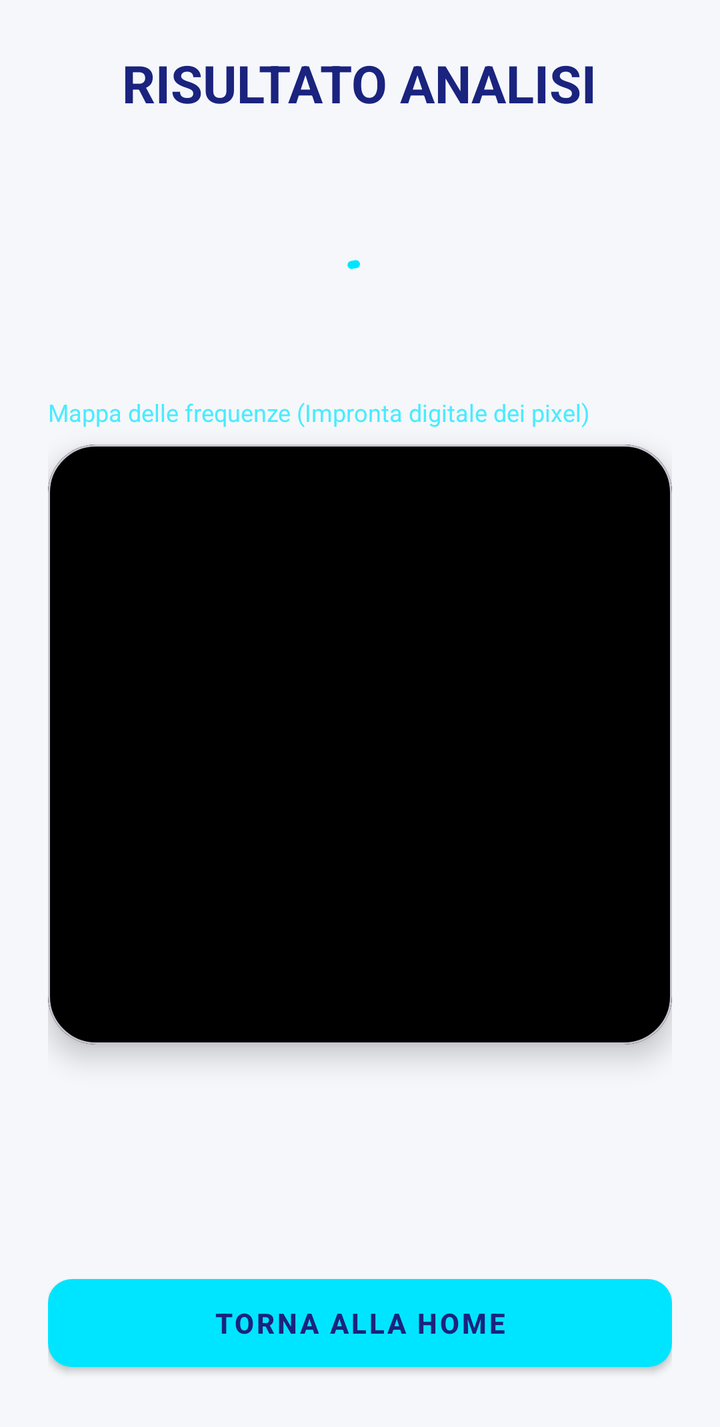
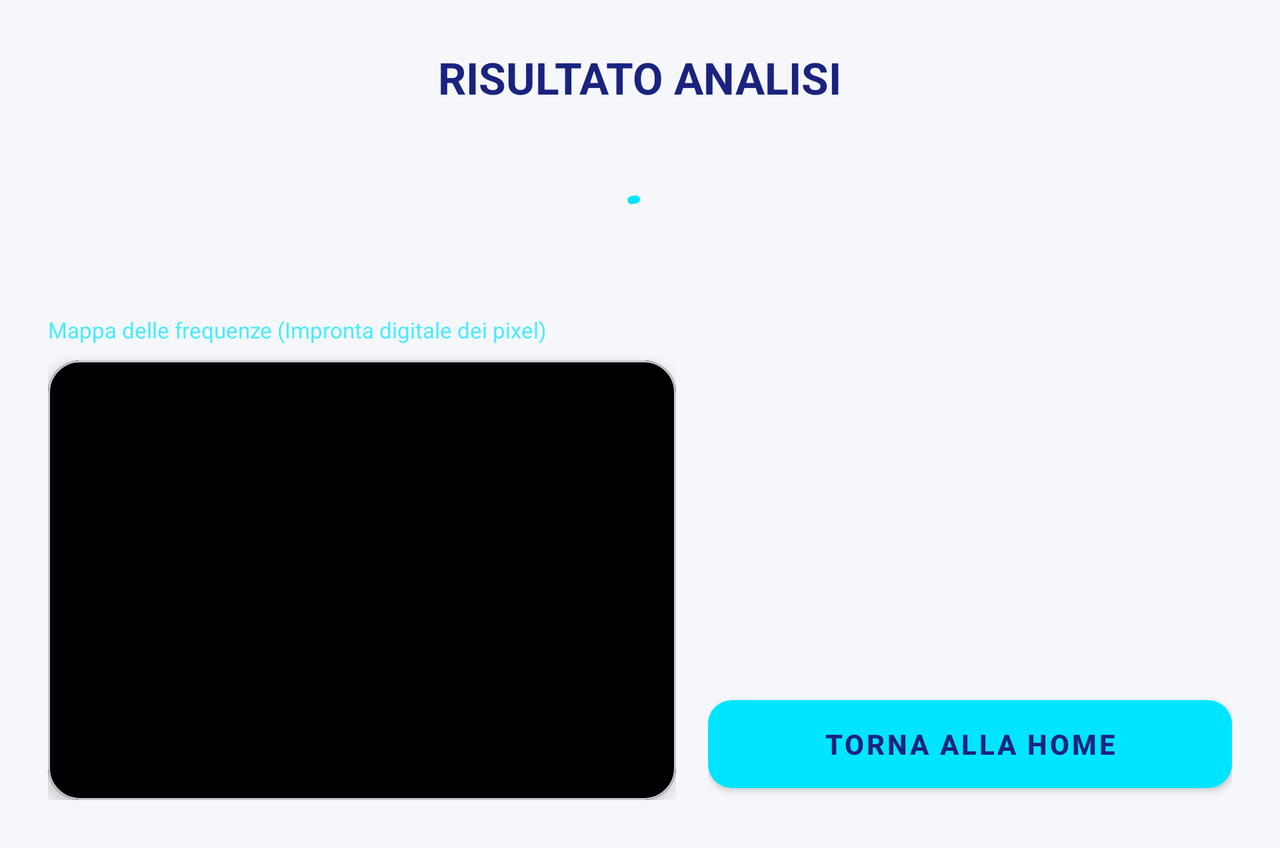

Compare how this app lays out the same screen by default and in its alternative resource folder. The renders come first, then the two layout files and the values they reference.
<!-- AndroidManifest.xml: application theme Theme.FakeImageDetector -->
<!-- res/layout/activity_result.xml -->
<?xml version="1.0" encoding="utf-8"?>
<ScrollView xmlns:android="http://schemas.android.com/apk/res/android"
    xmlns:app="http://schemas.android.com/apk/res-auto"
    android:layout_width="match_parent"
    android:layout_height="match_parent"
    android:fillViewport="true"
    android:fitsSystemWindows="true"
    android:background="@color/background">

    <LinearLayout
        android:layout_width="match_parent"
        android:layout_height="wrap_content"
        android:orientation="vertical"
        android:padding="24dp"
        android:gravity="center_horizontal">

        <TextView
            android:layout_width="wrap_content"
            android:layout_height="wrap_content"
            android:text="@string/title_result"
            android:textSize="26sp"
            android:textStyle="bold"
            android:textColor="@color/primary"/>

        <com.google.android.material.card.MaterialCardView
            android:id="@+id/cardVerdict"
            android:layout_width="wrap_content"
            android:layout_height="wrap_content"
            android:layout_marginTop="16dp"
            app:cardCornerRadius="20dp"
            app:cardElevation="0dp"
            app:strokeWidth="1dp"
            app:strokeColor="@color/primary"
            android:visibility="invisible">

            <TextView
                android:id="@+id/tvVerdictText"
                android:layout_width="wrap_content"
                android:layout_height="wrap_content"
                android:paddingHorizontal="20dp"
                android:paddingVertical="8dp"
                android:text="ANALISI IN CORSO..."
                android:textStyle="bold"
                android:textSize="14sp" />
        </com.google.android.material.card.MaterialCardView>

        <com.google.android.material.progressindicator.CircularProgressIndicator
            android:id="@+id/loadingProgress"
            android:layout_width="wrap_content"
            android:layout_height="wrap_content"
            android:layout_marginTop="16dp"
            android:indeterminate="true"
            app:indicatorColor="@color/secondary" />

        <TextView
            android:layout_width="match_parent"
            android:layout_height="wrap_content"
            android:text="Mappa delle frequenze (Impronta digitale dei pixel)"
            android:textSize="12sp"
            android:textColor="@color/secondary"
            android:layout_marginTop="24dp"
            android:layout_marginBottom="8dp"
            android:alpha="0.7"
            android:gravity="start" />

        <com.google.android.material.card.MaterialCardView
            android:layout_width="match_parent"
            android:layout_height="300dp"
            app:cardCornerRadius="24dp"
            app:cardElevation="8dp">

            <ImageView
                android:id="@+id/ivFftResult"
                android:layout_width="match_parent"
                android:layout_height="match_parent"
                android:scaleType="centerCrop"
                android:background="#000"
                android:transitionName="shared_image_container" />
        </com.google.android.material.card.MaterialCardView>

        <LinearLayout
            android:id="@+id/resultsContainer"
            android:layout_width="match_parent"
            android:layout_height="wrap_content"
            android:orientation="horizontal"
            android:layout_marginTop="32dp"
            android:baselineAligned="false"
            android:visibility="invisible">

            <LinearLayout
                android:layout_width="0dp"
                android:layout_height="wrap_content"
                android:layout_weight="1"
                android:orientation="vertical"
                android:gravity="center">

                <TextView
                    android:layout_width="wrap_content"
                    android:layout_height="wrap_content"
                    android:text="Analisi Struttura"
                    android:textSize="12sp"
                    android:textStyle="bold"
                    android:textColor="@color/primary" />

                <TextView
                    android:id="@+id/tvResultFFT"
                    android:layout_width="wrap_content"
                    android:layout_height="wrap_content"
                    android:text="--"
                    android:textSize="22sp"
                    android:textStyle="bold"
                    android:textColor="@color/secondary"
                    android:layout_marginTop="4dp" />

                <TextView
                    android:layout_width="wrap_content"
                    android:layout_height="wrap_content"
                    android:text="(Algoritmo FFT)"
                    android:textSize="10sp"
                    android:textColor="@color/secondary"
                    android:alpha="0.6" />
            </LinearLayout>

            <View
                android:layout_width="1dp"
                android:layout_height="match_parent"
                android:background="@color/text_secondary"
                android:alpha="0.2" />

            <LinearLayout
                android:layout_width="0dp"
                android:layout_height="wrap_content"
                android:layout_weight="1"
                android:orientation="vertical"
                android:gravity="center">

                <TextView
                    android:layout_width="wrap_content"
                    android:layout_height="wrap_content"
                    android:text="Analisi Visiva"
                    android:textSize="12sp"
                    android:textStyle="bold"
                    android:textColor="@color/primary" />

                <TextView
                    android:id="@+id/tvResultAI"
                    android:layout_width="wrap_content"
                    android:layout_height="wrap_content"
                    android:text="--"
                    android:textSize="22sp"
                    android:textStyle="bold"
                    android:textColor="@color/secondary"
                    android:layout_marginTop="4dp" />

                <TextView
                    android:layout_width="wrap_content"
                    android:layout_height="wrap_content"
                    android:text="(Reti Neurali)"
                    android:textSize="10sp"
                    android:textColor="@color/secondary"
                    android:alpha="0.6" />
            </LinearLayout>
        </LinearLayout>

        <View
            android:layout_width="match_parent"
            android:layout_height="0dp"
            android:layout_weight="1" />

        <Button
            android:id="@+id/btnClose"
            android:layout_width="match_parent"
            android:layout_height="56dp"
            android:text="TORNA ALLA HOME"
            android:layout_marginTop="16dp"
            android:textStyle="bold"
            app:cornerRadius="12dp"
            app:backgroundTint="@color/secondary"
            android:textColor="@color/primary"
            style="@style/Widget.MaterialComponents.Button" />

    </LinearLayout>
</ScrollView>
<!-- resources referenced by this layout -->
<resources>
  <color name="background">#F5F7FA</color>
  <color name="primary">#1A237E</color>
  <color name="secondary">#00E5FF</color>
  <color name="text_secondary">#535353</color>
  <string name="title_result">RISULTATO ANALISI</string>
  <style name="Theme.FakeImageDetector" parent="Theme.Material3.DayNight.NoActionBar">
          <item name="colorPrimary">@color/primary</item>
          <item name="colorSecondary">@color/secondary</item>
          <item name="android:windowBackground">@color/background</item>
          <item name="android:windowFullscreen">true</item>
          <item name="materialButtonStyle">@style/Widget.App.Button</item>
      </style>
  <style name="Widget.App.Button" parent="Widget.Material3.Button">
          <item name="cornerRadius">12dp</item>
          <item name="android:insetTop">0dp</item>
          <item name="android:insetBottom">0dp</item>
      </style>s
</resources>
<!-- res/layout-land/activity_result.xml (the repository's variant of the layout above) -->
<!-- drawn on the phone turned sideways -->
<?xml version="1.0" encoding="utf-8"?>
<ScrollView xmlns:android="http://schemas.android.com/apk/res/android"
    xmlns:app="http://schemas.android.com/apk/res-auto"
    android:layout_width="match_parent"
    android:layout_height="match_parent"
    android:fillViewport="true"
    android:background="@color/background">

    <LinearLayout
        android:layout_width="match_parent"
        android:layout_height="wrap_content"
        android:orientation="vertical"
        android:padding="24dp"
        android:gravity="center_horizontal">

        <TextView
            android:layout_width="wrap_content"
            android:layout_height="wrap_content"
            android:text="@string/title_result"
            android:textSize="22sp"
            android:textStyle="bold"
            android:textColor="@color/primary"/>

        <com.google.android.material.card.MaterialCardView
            android:id="@+id/cardVerdict"
            android:layout_width="wrap_content"
            android:layout_height="wrap_content"
            android:layout_marginTop="8dp"
            app:cardCornerRadius="20dp"
            app:cardElevation="0dp"
            app:strokeWidth="1dp"
            app:strokeColor="@color/primary"
            android:visibility="invisible">

            <TextView
                android:id="@+id/tvVerdictText"
                android:layout_width="wrap_content"
                android:layout_height="wrap_content"
                android:paddingHorizontal="16dp"
                android:paddingVertical="4dp"
                android:text="ANALISI IN CORSO..."
                android:textStyle="bold"
                android:textSize="12sp" />
        </com.google.android.material.card.MaterialCardView>

        <com.google.android.material.progressindicator.CircularProgressIndicator
            android:id="@+id/loadingProgress"
            android:layout_width="wrap_content"
            android:layout_height="wrap_content"
            android:layout_marginTop="8dp"
            android:indeterminate="true"
            app:indicatorColor="@color/secondary" />

        <LinearLayout
            android:layout_width="match_parent"
            android:layout_height="wrap_content"
            android:orientation="horizontal"
            android:layout_marginTop="16dp"
            android:baselineAligned="false">

            <LinearLayout
                android:layout_width="0dp"
                android:layout_height="wrap_content"
                android:layout_weight="1.2"
                android:orientation="vertical"
                android:layout_marginEnd="16dp">

                <TextView
                    android:layout_width="match_parent"
                    android:layout_height="wrap_content"
                    android:text="Mappa delle frequenze (Impronta digitale dei pixel)"
                    android:textSize="11sp"
                    android:textColor="@color/secondary"
                    android:layout_marginBottom="8dp"
                    android:alpha="0.7" />

                <com.google.android.material.card.MaterialCardView
                    android:layout_width="match_parent"
                    android:layout_height="220dp"
                    app:cardCornerRadius="16dp"
                    app:cardElevation="4dp">

                    <ImageView
                        android:id="@+id/ivFftResult"
                        android:layout_width="match_parent"
                        android:layout_height="match_parent"
                        android:scaleType="centerCrop"
                        android:background="#000"
                        android:transitionName="shared_image_container" />
                </com.google.android.material.card.MaterialCardView>
            </LinearLayout>

            <LinearLayout
                android:layout_width="0dp"
                android:layout_height="match_parent"
                android:layout_weight="1"
                android:orientation="vertical"
                android:gravity="center_vertical">

                <LinearLayout
                    android:id="@+id/resultsContainer"
                    android:layout_width="match_parent"
                    android:layout_height="wrap_content"
                    android:orientation="vertical"
                    android:visibility="invisible">

                    <LinearLayout
                        android:layout_width="match_parent"
                        android:layout_height="wrap_content"
                        android:orientation="horizontal"
                        android:gravity="center_vertical"
                        android:layout_marginBottom="16dp">

                        <TextView
                            android:layout_width="0dp"
                            android:layout_weight="1"
                            android:layout_height="wrap_content"
                            android:text="Analisi Struttura (FFT):"
                            android:textColor="@color/primary"
                            android:textSize="12sp"
                            android:textStyle="bold" />

                        <TextView
                            android:id="@+id/tvResultFFT"
                            android:layout_width="wrap_content"
                            android:layout_height="wrap_content"
                            android:text="--"
                            android:textSize="20sp"
                            android:textStyle="bold"
                            android:textColor="@color/secondary" />
                    </LinearLayout>

                    <LinearLayout
                        android:layout_width="match_parent"
                        android:layout_height="wrap_content"
                        android:orientation="horizontal"
                        android:gravity="center_vertical"
                        android:layout_marginBottom="16dp">

                        <TextView
                            android:layout_width="0dp"
                            android:layout_weight="1"
                            android:layout_height="wrap_content"
                            android:text="Analisi Visiva (IA):"
                            android:textColor="@color/primary"
                            android:textSize="12sp"
                            android:textStyle="bold" />

                        <TextView
                            android:id="@+id/tvResultAI"
                            android:layout_width="wrap_content"
                            android:layout_height="wrap_content"
                            android:text="--"
                            android:textSize="20sp"
                            android:textStyle="bold"
                            android:textColor="@color/secondary" />
                    </LinearLayout>

                </LinearLayout>

                <View
                    android:layout_width="match_parent"
                    android:layout_height="0dp"
                    android:layout_weight="1" />

                <Button
                    android:id="@+id/btnClose"
                    android:layout_width="match_parent"
                    android:layout_height="56dp"
                    android:text="TORNA ALLA HOME"
                    android:layout_marginTop="16dp"
                    android:textStyle="bold"
                    app:cornerRadius="12dp"
                    app:backgroundTint="@color/secondary"
                    android:textColor="@color/primary"
                    style="@style/Widget.MaterialComponents.Button" />
            </LinearLayout>
        </LinearLayout>

    </LinearLayout>
</ScrollView>
<!-- resources referenced by the variant -->
<!-- as the phone turned sideways resolves them -->
<resources>
  <color name="background">#F5F7FA</color>
  <color name="primary">#1A237E</color>
  <color name="secondary">#00E5FF</color>
  <string name="title_result">RISULTATO ANALISI</string>
  <style name="Theme.FakeImageDetector" parent="Theme.Material3.DayNight.NoActionBar">
          <item name="colorPrimary">@color/primary</item>
          <item name="colorSecondary">@color/secondary</item>
          <item name="android:windowBackground">@color/background</item>
          <item name="android:windowFullscreen">true</item>
          <item name="materialButtonStyle">@style/Widget.App.Button</item>
      </style>
  <style name="Widget.App.Button" parent="Widget.Material3.Button">
          <item name="cornerRadius">12dp</item>
          <item name="android:insetTop">0dp</item>
          <item name="android:insetBottom">0dp</item>
      </style>s
</resources>
